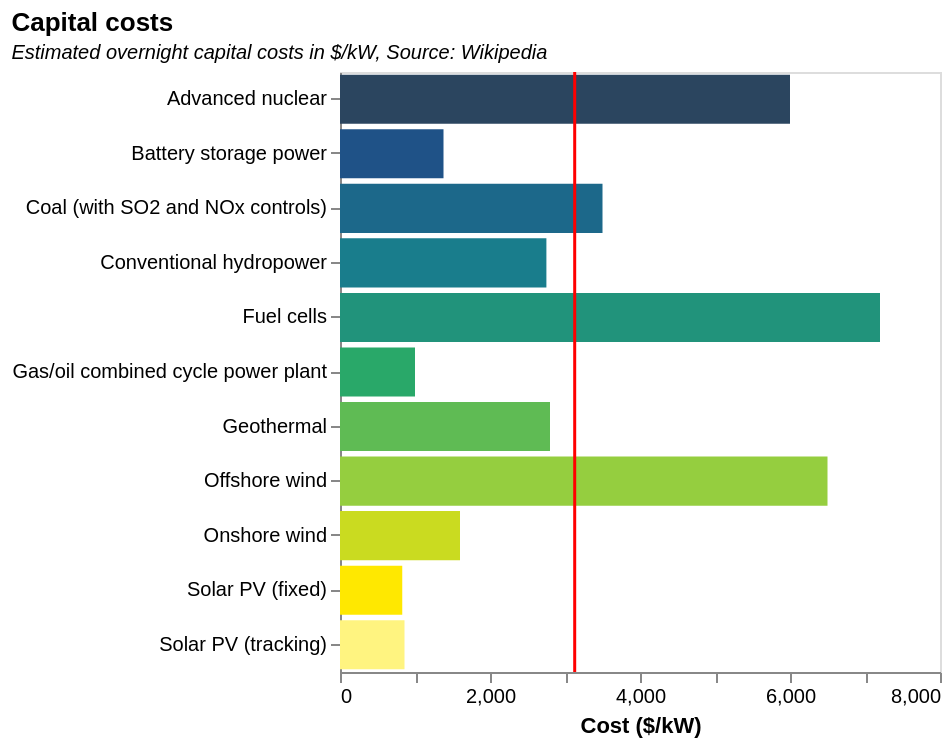

Source (Vega-Lite JSON):
### Vega-Lite specification from a JSON file in a GitHub repository (floating-point values rounded to 4 significant figures)
{"$schema": "https://vega.github.io/schema/vega-lite/v5.json", "title": {"text": "Capital costs", "subtitle": "Estimated overnight capital costs in $/kW, Source: Wikipedia", "subtitleFontSize": 10, "subtitleFontStyle": "italic", "anchor": "start"}, "width": 300, "height": 300, "data": {"values": [{"": "1", "Energy": "Gas/oil combined cycle power plant", "Cost ($/kW)": "1000 (2019)[14]", "Cost": "1000"}, {"": "2", "Energy": "Onshore wind", "Cost ($/kW)": "1600 (2019)[14]", "Cost": "1600"}, {"": "3", "Energy": "Offshore wind", "Cost ($/kW)": "6500 (2019)[14]", "Cost": "6500"}, {"": "4", "Energy": "Solar PV (fixed)", "Cost ($/kW)": "830 (utility-scale, 2021),[15] 1800 (2019)[14]", "Cost": "830"}, {"": "5", "Energy": "Solar PV (tracking)", "Cost ($/kW)": "860 (utility-scale, 2021)[15] 2000 (2019)[14]", "Cost": "860"}, {"": "6", "Energy": "Battery storage power", "Cost ($/kW)": "1380 (2020)[14]", "Cost": "1380"}, {"": "7", "Energy": "Conventional hydropower", "Cost ($/kW)": "2752 (2020)[14]", "Cost": "2752"}, {"": "8", "Energy": "Geothermal", "Cost ($/kW)": "2800 (2019)[14]", "Cost": "2800"}, {"": "9", "Energy": "Coal (with SO2 and NOx controls)", "Cost ($/kW)": "3500–3800[16]", "Cost": "3500"}, {"": "10", "Energy": "Advanced nuclear", "Cost ($/kW)": "6000 (2019)[14]", "Cost": "6000"}, {"": "11", "Energy": "Fuel cells", "Cost ($/kW)": "7200 (2019)[14]", "Cost": "7200"}]}, "transform": [{"joinaggregate": [{"op": "mean", "field": "Cost", "as": "AverageCost"}]}], "layer": [{"mark": "bar", "encoding": {"x": {"field": "Cost", "type": "quantitative", "title": "Cost ($/kW)", "axis": {"grid": false}}, "y": {"field": "Energy", "type": "nominal", "title": null, "axis": {"grid": false}}, "color": {"field": "Energy", "scale": {"scheme": "darkmulti"}, "legend": null}, "tooltip": [{"field": "Energy"}, {"field": "Cost", "title": "$/kW"}]}}, {"mark": {"type": "rule", "color": "red", "size": 1.5}, "encoding": {"x": {"aggregate": "average", "field": "AverageCost", "type": "quantitative"}}}]}
